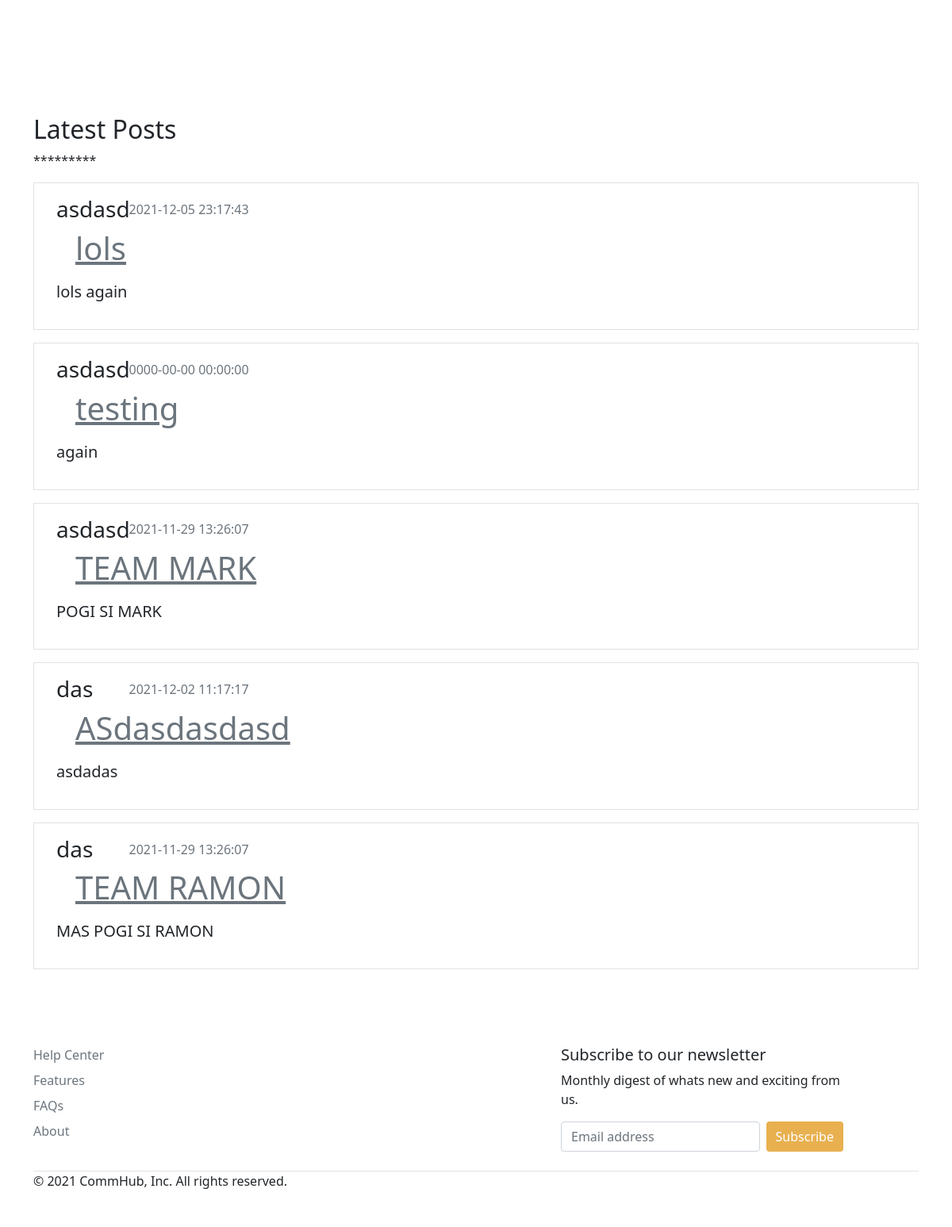
/index.php/posts, run on an earlier commit of the app's database.
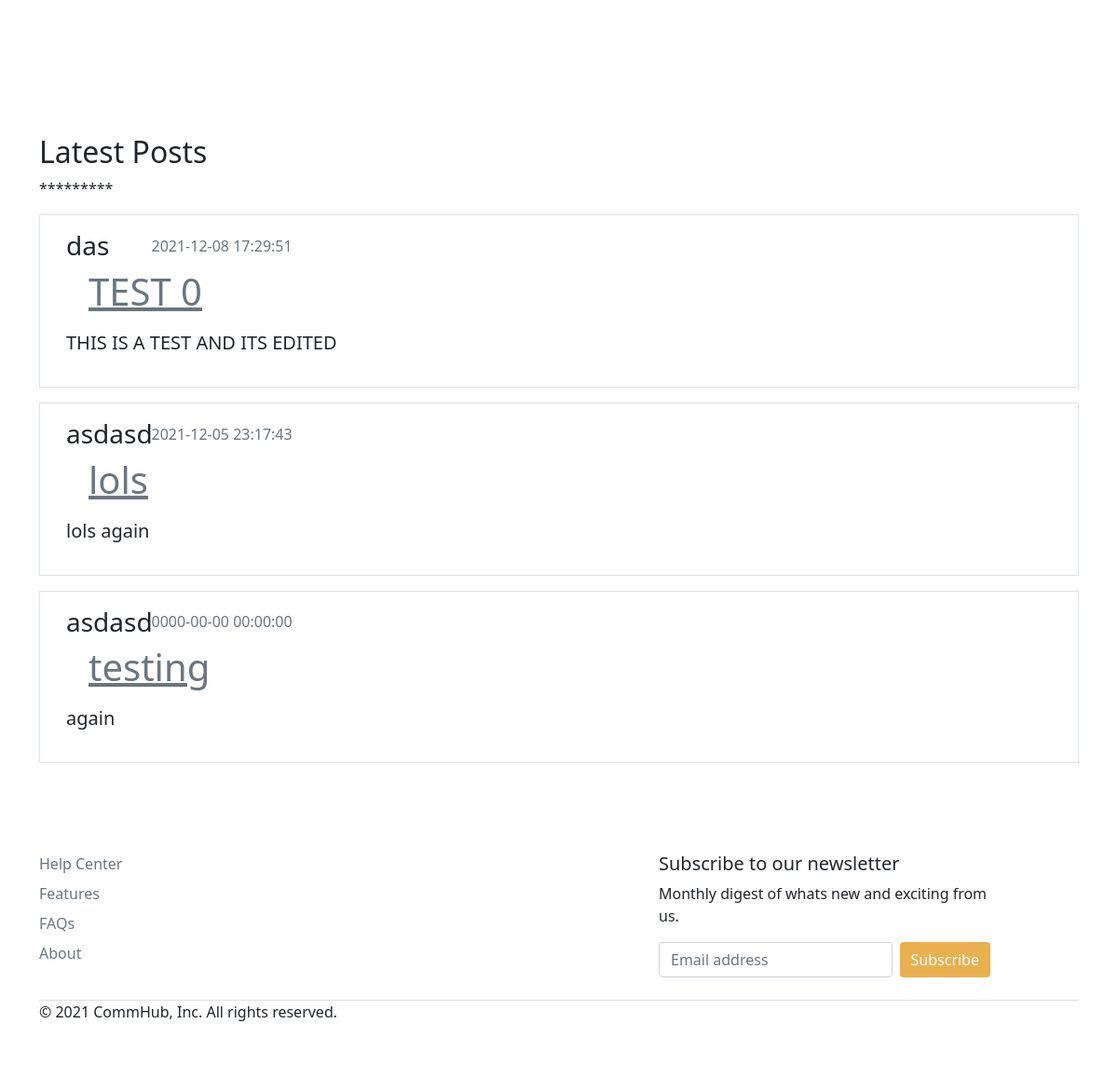
And on a later commit of the database.
### tables this page shows
CREATE TABLE `posts` (
  `id` int(255) NOT NULL,
  `title` varchar(255) NOT NULL,
  `content` text NOT NULL,
  `date` datetime NOT NULL DEFAULT current_timestamp(),
  `by` int(255) NOT NULL,
  `slug` varchar(255) NOT NULL
);

### application/libraries/Sitelayout.php (called while the page is built, shortened)
<?php
class Sitelayout {
    private $CI;
    public function __construct() {
        $this->CI =& get_instance();
    }
    public function loadTemplate($content = null, $data = null) {
        $layout = array();
        $layout['navbar1'] = $this->CI->load->view('templates/navbar1', null, true);
        $layout['navbar2'] = $this->CI->load->view('templates/navbar2', null, true);
        $layout['navbar3'] = $this->CI->load->view('templates/navbar3', null, true);
        $layout['footer'] = $this->CI->load->view('templates/footer', null, true);
        $layout['content'] = $this->CI->load->view($content, $data, true);
        $this->CI->load->view('templates/content', $layout);
    }
}

### application/controllers/Posts.php (called while the page is built, shortened)
<?php
class Posts extends CI_Controller {
    public function index(){
        $data['title'] = 'Latest Posts';
        $data['posts'] = $this -> post_model -> get_posts();
        $this->sitelayout->loadTemplate('posts/index', $data);
    }
}

### index.php (called while the page is built, shortened)
<?php
require_once BASEPATH.'core/CodeIgniter.php';

### application/models/Post_model.php (called while the page is built, shortened)
<?php
		class Post_model extends CI_Model{
			public function get_posts($slug = FALSE){
				if($slug === FALSE){
					$this->db->order_by('id', 'DESC');
					$query = $this->db->get('posts');
					return $query->result_array();
				}
				$query = $this->db->get_where('posts', array('slug' => $slug));
				return $query->row_array();
			}
	}

### application/views/posts/index.php (the view, shortened to what this page needs)
<!DOCTYPE html>
<html>
<head>
<link href="https://cdn.jsdelivr.net/npm/bootstrap@5.1.3/dist/css/bootstrap.min.css" rel="stylesheet">
</head>
<body>
  <div class="container pt-5 mt-5 mb-5">
<h2 class="pt-5 "><?= $title ?></h2>
<p> ********* </p>
<?php foreach($posts as $post) : ?>
  <?php
        $id = $post['by'];
        $query = $this->db->query("SELECT * FROM user WHERE id = '$id'");
        $post['name'] = $query->row()->{'name'};
    ?>
  <div class="container pt-3 border bg-white border-none mt-3">
  <dl class="row ps-3">
  <dt class="col-sm-1 h3 my-auto"><a href="#" class="link-dark text-decoration-none"> <?php echo $post['name']; ?> </a></dt>
  <dd class="col-sm-9 text-muted my-auto "><?php echo $post['date']; ?></dd>
  <a href="<?php echo site_url('/posts/'. $post['slug']); ?>" class="link-secondary">
    <h1 class="display ps-4 py-2"><?php echo $post['title']; ?></h1></a>
    <p class="lead d-inline-block text-truncate" style="max-width: 700px;"><?php echo $post['content']; ?></p>
    </div>
    <?php endforeach ; ?>
    </div>
    </body>
</html>

### application/views/templates/footer.php (shortened to what this page needs)
<!DOCTYPE html>
<html>
<head>
    <link href="https://cdn.jsdelivr.net/npm/bootstrap@5.1.3/dist/css/bootstrap.min.css" rel="stylesheet">
</head>
<div class="container">
        <footer class="pt-5 mt-5 pb-2">
          <div class="row">
            <div class="col-6">
              <ul class="nav flex-column">
                <li class="nav-item mb-2"><a href="#" class="nav-link p-0 text-muted">Help Center</a></li>
                <li class="nav-item mb-2"><a href="#" class="nav-link p-0 text-muted">Features</a></li>
                <li class="nav-item mb-2"><a href="#" class="nav-link p-0 text-muted">FAQs</a></li>
                <li class="nav-item mb-2"><a href="#" class="nav-link p-0 text-muted">About</a></li>
              </ul>
            </div>
            <div class="col-4 offset-1">
              <form>
                <h5>Subscribe to our newsletter</h5>
                <p>Monthly digest of whats new and exciting from us.</p>
                <div class="d-flex w-100 gap-2">
                  <input id="newsletter1" type="text" class="form-control" placeholder="Email address">
                  <button class="btn btn-primary" type="button">Subscribe</button>
                </div>
              </form>
            </div>
          </div>
          <div class="d-flex justify-content-between my-4 border-top">
            <p>&copy; 2021 CommHub, Inc. All rights reserved.</p>
            <ul class="list-unstyled d-flex">
              <li class="ms-3"><a class="link-dark" href="#"><svg class="bi" width="24" height="24"><use xlink:href="#twitter"/></svg></a></li>
              <li class="ms-3"><a class="link-dark" href="#"><svg class="bi" width="24" height="24"><use xlink:href="#instagram"/></svg></a></li>
              <li class="ms-3"><a class="link-dark" href="#"><svg class="bi" width="24" height="24"><use xlink:href="#facebook"/></svg></a></li>
            </ul>
          </div>
        </footer>
      </div>
</body>
</html>

### application/views/templates/content.php (shortened to what this page needs)
<?php
    echo $content;
    echo $footer;
?>

What changed in the data, as far as the page shows it:
removed posts: name "asdasd", date "2021-11-29 13:26:07", title "TEAM MARK", content "POGI SI MARK"
removed posts: name "das", date "2021-12-02 11:17:17", title "ASdasdasdasd", content "asdadas"
removed posts: name "das", date "2021-11-29 13:26:07", title "TEAM RAMON", content "MAS POGI SI RAMON"
added posts: name "das", date "2021-12-08 17:29:51", title "TEST 0", content "THIS IS A TEST AND ITS EDITED"
